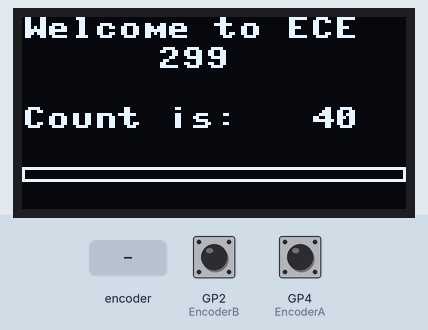
Recording of a program running on a simulated Raspberry Pi Pico running MicroPython. On the bench: 128×64 one-colour display. The test bench sets the inputs (shaded band); at power-on: GP2 (EncoderB) HIGH, GP4 (EncoderA) HIGH. Library files of the repository ran but are not shown: ssd1309.py.

Above: at 1.2 s.
1.3 s: rotary encoder on GP4 (EncoderA) / GP2 (EncoderB) turned 3 steps (first pin leading)
At 2.8 s:
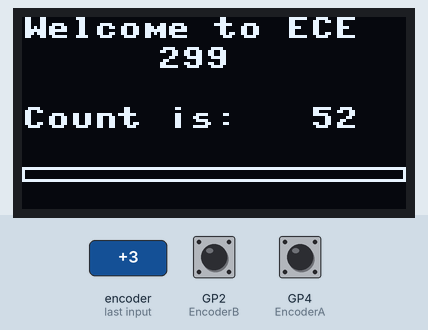
3.4 s: rotary encoder on GP4 (EncoderA) / GP2 (EncoderB) turned 1 step (first pin leading)
At 4.1 s:
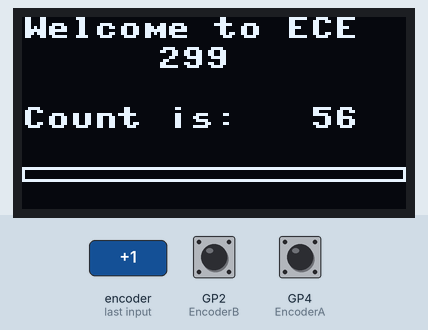
5.1 s: rotary encoder on GP4 (EncoderA) / GP2 (EncoderB) turned 1 step (first pin leading)
At 6.6 s:
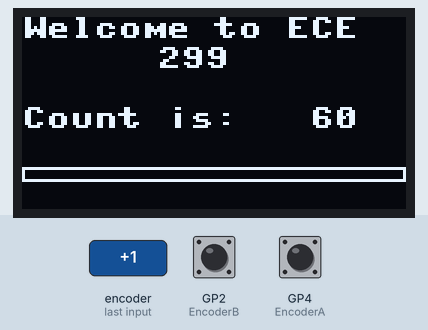
Timing chart, 0 to 8.1 s (numbered marks = the images above; inputs shaded):
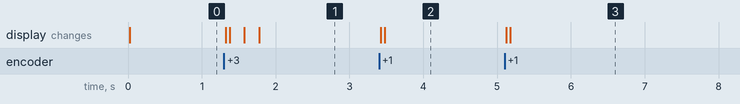

Measured:
- after the input at 1.3 s, the display: first changes at once (image 1 shows a later state)
- after the input at 3.4 s, the display: first changes at once (image 2 shows a later state)
- after the input at 5.1 s, the display: first changes at once (image 3 shows a later state)

The program:

encoder.py
```python
# encoder_method1.py
# SSD1309 version

from machine import Pin, SPI

# CHANGED: SSD1306 -> SSD1309 Display driver
from ssd1309 import Display

SCREEN_WIDTH  = 128
SCREEN_HEIGHT = 64

#
# 2D lookup table indexed by [previous AB][current AB].
#
table = [
    [ 0, -1, +1,  0],  # previous AB = 00
    [+1,  0,  0, -1],  # previous AB = 01
    [-1,  0,  0, +1],  # previous AB = 10
    [ 0, +1, -1,  0],  # previous AB = 11
]

#
# Encoder inputs
#
EncoderA = Pin(4, Pin.IN)
EncoderB = Pin(2, Pin.IN)

#
# Global state
#
Count         = 40
UpdateDisplay = True
PrevAB        = (EncoderA.value() << 1) | EncoderB.value()

#
# Interrupt handler
#
def EncoderInterrupt(pin):
    global Count, UpdateDisplay, PrevAB

    curr = (EncoderA.value() << 1) | EncoderB.value()
    delta = table[PrevAB][curr]
    PrevAB = curr

    if delta == +1 and Count < 99:
        Count += 1
        UpdateDisplay = True

    elif delta == -1 and Count > 0:
        Count -= 1
        UpdateDisplay = True


#
# Encoder interrupts
#
EncoderA.irq(
    handler=EncoderInterrupt,
    trigger=Pin.IRQ_FALLING | Pin.IRQ_RISING,
    hard=True
)

EncoderB.irq(
    handler=EncoderInterrupt,
    trigger=Pin.IRQ_FALLING | Pin.IRQ_RISING,
    hard=True
)

# ----------------------------------------------------
# DISPLAY SETUP
# ----------------------------------------------------

spi_sck = Pin(18)
spi_sda = Pin(19)
spi_res = Pin(21)
spi_dc  = Pin(20)
spi_cs  = Pin(17)

SPI_DEVICE = 0

# CHANGED: faster SPI
oled_spi = SPI(
    SPI_DEVICE,
    baudrate=1000000,
    sck=spi_sck,
    mosi=spi_sda
)


oled = Display(
    spi=oled_spi,
    cs=spi_cs,
    dc=spi_dc,
    rst=spi_res,
    width=SCREEN_WIDTH,
    height=SCREEN_HEIGHT,
    flip=False
)


while True:

    if UpdateDisplay == True:

        UpdateDisplay = False


        oled.clear_buffers()


        oled.draw_text8x8(0, 0, "Welcome to ECE")
        oled.draw_text8x8(45, 10, "299")
        oled.draw_text8x8(0, 30, "Count is: %4d" % Count)


        oled.draw_rectangle(0, 50, 128, 5)


        oled.present()
```
